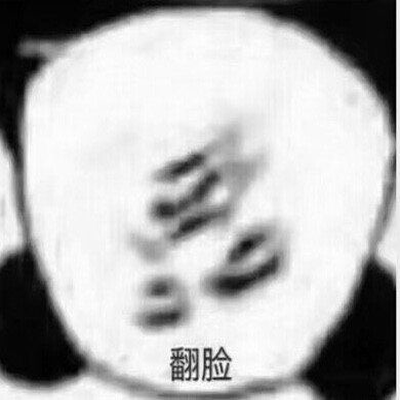
#> input picture media/Out_Image.png, 400 x 400 px
$ python -i Tools.py   (imports and definitions only)   (older library calls are emulated)
#> lines starting #> are read from the running program, lines starting #| are printed output that depends on the picture; after the words box and inside, x2 and y2 are one past the last pixel; in counts of white or black regions, pixels touching at a corner belong together
import sys
from PIL import Image
import os
from queue import Queue

if sys.platform=="win32":
    from win32 import win32api, win32gui, win32print
    from win32.lib import win32con

    from win32.win32api import GetSystemMetrics

class ChangeRealSize(object):
    '''

    该类主要对屏幕进行像素适配，按照缩放比对像素进行换算为100%显示
    示例：
    RealSize = ChangeRealSize()
    x=RealSize.getreal_xy(500)
    此时就可以换算为当前屏幕的像素

    '''


    # [28 lines left out: functions get_real_resolution, get_screen_size, getreal_xy, not called in this run]

class Tools(object):
    def __init__(self):
        self.RealSize = ChangeRealSize()

    # [11 lines left out: function CHANGESIZE_One, not called in this run]
    def ERZHIHUA_One(self,path,save=".\media\Out_Image.png"):
#> called with path = 'media/Out_Image.png', save = '.\\media\\Out_Image.png'
        image = Image.open(path)
#> image is the input picture: PIL image 400x400 RGB; min 0, max 255, mean 177.7
        image = image.convert('L')
#> image: PIL image 400x400 L
        t = []
        for i in range(256):
            # 杂质越多,值越大(轮廓越黑越明显)
            if i < 120:  # 160
                t.append(0)
            else:
                t.append(1)

        image = image.point(t, '1')
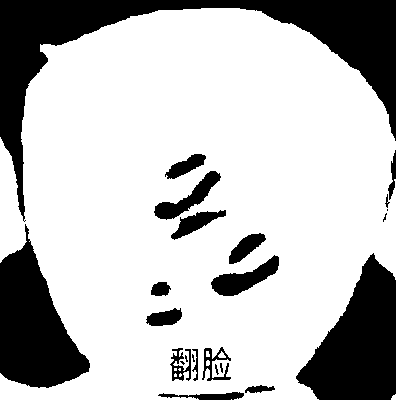
#> image: PIL image 400x400 1; 74.8% white; 24 black regions (6 under 20 px), largest, box (x1, y1, x2, y2) and area: (0, 0, 396, 222) 17160, (296, 253, 396, 400) 8864, (0, 224, 90, 388) 8160

        image.save(save)

    # [35 lines left out: function DANSHANGSE_One, not called in this run]

    def LUNKUO_One(self,path,save=".\media\Out_Image.png"):
        if save==".\media\Out_Image.png":

            self.ERZHIHUA_One(path)#执行二值化
            path = r'{}'.format(os.path.dirname((os.path.abspath(__file__))))+'\media\Out_Image.png'
            image = Image.open(path)
            image = image.convert("RGB")
            new_img = Image.new("RGB", (image.size[0], image.size[1]))
#> new_img: PIL image 400x400 RGB; every value is 0
            for x in range(image.size[0]):
                for y in range(image.size[1]):
                    r, g, b = image.getpixel((x, y))
                    rgb = (r, g, b)
                    if rgb != (255, 255, 255):
                        if y > 2 and y < image.size[1] - 3:
                            r1, g1, b1 = image.getpixel((x, y - 3))
                            rgb1 = (r1, g1, b1)
                            r2, g2, b2 = image.getpixel((x, y + 3))
                            rgb2 = (r2, g2, b2)
                            if rgb1 == (255, 255, 255) and rgb == (0,0,0) and rgb2 == (0,0,0):
                                rgb = (0,0,0)
                            elif rgb1 == (0,0,0) and rgb == (0,0,0) and rgb2 == (255, 255, 255):
                                rgb = (0,0,0)
                            if rgb1 == (0,0,0) and rgb == (0,0,0) and rgb2 == (0,0,0):
                                rgb = (255, 255, 255)

                    new_img.putpixel((x, y), (int(rgb[0]), int(rgb[1]), int(rgb[2])))
#> after the loop, b1 = 236; b2 = 244; g1 = 236; g2 = 244; r1 = 236; r2 = 244; rgb1 = (236, 236, 236); rgb2 = (244, 244, 244)

            new_img.save(path)

        else:
            self.ERZHIHUA_One(path,save)  # 执行二值化
            path = save
            image = Image.open(path)
            image = image.convert("RGB")
            new_img = Image.new("RGB", (image.size[0], image.size[1]))
            for x in range(image.size[0]):
                for y in range(image.size[1]):
                    r, g, b = image.getpixel((x, y))
                    rgb = (r, g, b)
                    if rgb != (255, 255, 255):
                        if y > 2 and y < image.size[1] - 3:
                            r1, g1, b1 = image.getpixel((x, y - 3))
                            rgb1 = (r1, g1, b1)
                            r2, g2, b2 = image.getpixel((x, y + 3))
                            rgb2 = (r2, g2, b2)
                            if rgb1 == (255, 255, 255) and rgb == (0, 0, 0) and rgb2 == (0, 0, 0):
                                rgb = (0, 0, 0)
                            elif rgb1 == (0, 0, 0) and rgb == (0, 0, 0) and rgb2 == (255, 255, 255):
                                rgb = (0, 0, 0)
                            if rgb1 == (0, 0, 0) and rgb == (0, 0, 0) and rgb2 == (0, 0, 0):
                                rgb = (255, 255, 255)

                    new_img.putpixel((x, y), (int(rgb[0]), int(rgb[1]), int(rgb[2])))

            new_img.save(path)


# [7 lines not run here, left out]

>>> result = Tools().LUNKUO_One('media/Out_Image.png')
